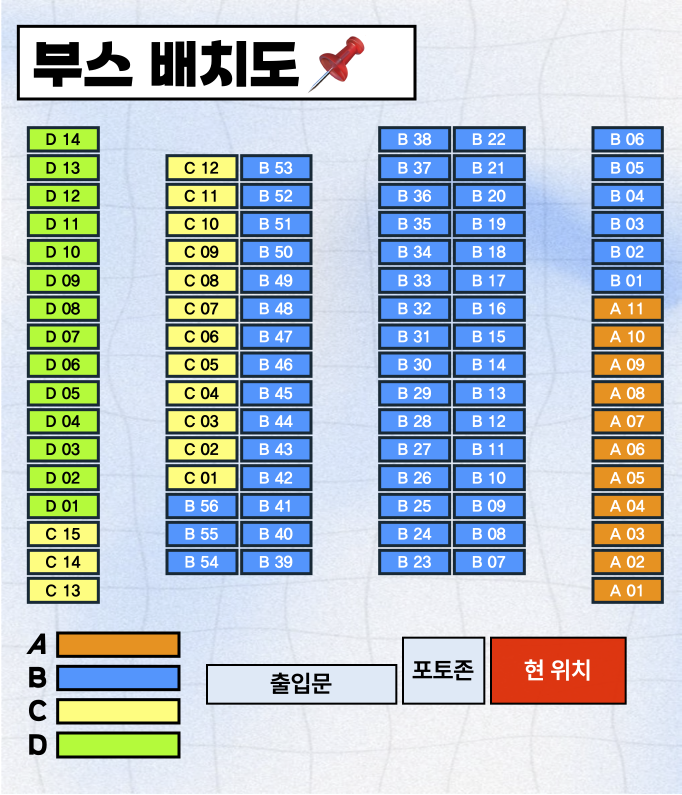
#> input picture map.png, 2044 x 2384 px, found by its file name (shown at 1/3 size)
$ python loc_image.py
#> lines starting #> are read from the running program, lines starting #| are printed output that depends on the picture
import cv2
import numpy as np

background = cv2.imread('map.png')
#> background is the input picture: shape (2384, 2044, 3); mean B, G, R 196.8, 190.9, 179.4
background = cv2.cvtColor(background, cv2.COLOR_BGR2RGB)

thickness = 10

# [30 lines left out: functions draw_line, draw_triangle, not called in this run]

# 블럭 하나 크기가 83

blockSize = 84

n = 10

pin = cv2.imread('pin.png')
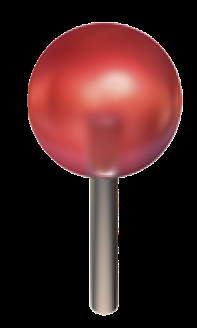
#> input picture pin.png, 197 x 328 px, found by its file name
#> pin is the input picture: shape (328, 197, 3); mean B, G, R 30.9, 31.8, 64.1
pin = cv2.cvtColor(pin, cv2.COLOR_BGR2RGB)
ratio = 0.6
pin = cv2.resize(pin, dsize=(0, 0),fx = ratio, fy = ratio)
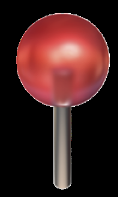
#> pin: shape (197, 118, 3); mean R, G, B 64.1, 31.8, 31

pinpin = np.round(np.array([309, 105]) * ratio).astype(np.uint8)

# [7 lines left out: function makepin, not called in this run]

from copy import deepcopy

# [47 lines left out: function arrow, not called in this run]

booth = {}

for i in range(17):
    if i >= 0 and i <= 2:
        booth[f'C{13 + i}'] = (1, i, 'left')

    if i >= 3:
        booth['D' + f'{i - 2}'.zfill(2)] = (1, i, 'left')

    if i >= 0 and i <= 10:
        booth['A' + f'{i + 1}'.zfill(2)] = (3, i, 'right')

    if i >= 11:
        booth['B' + f'{i - 10}'.zfill(2)] = (3, i, 'right')


for i in range(15):
    if i >= 0:
        booth[f'B{39 + i}'] = (2, i + 1, 'left')

    if i >= 3:
        booth['C' + f'{i - 2}'.zfill(2)] = (1, i + 1, 'right')

    if i >= 0 and i <= 2:
        booth['B' + f'{i + 54}'.zfill(2)] = (1, i + 1, 'right')

for i in range(16):
    booth[f'B{23 + i}'] = (2, i + 1, 'right')
    booth['B' + f'{7 + i}'.zfill(2)] = (3, i + 1, 'left')


# [5 lines left out: function get_location_image, not called in this run]
